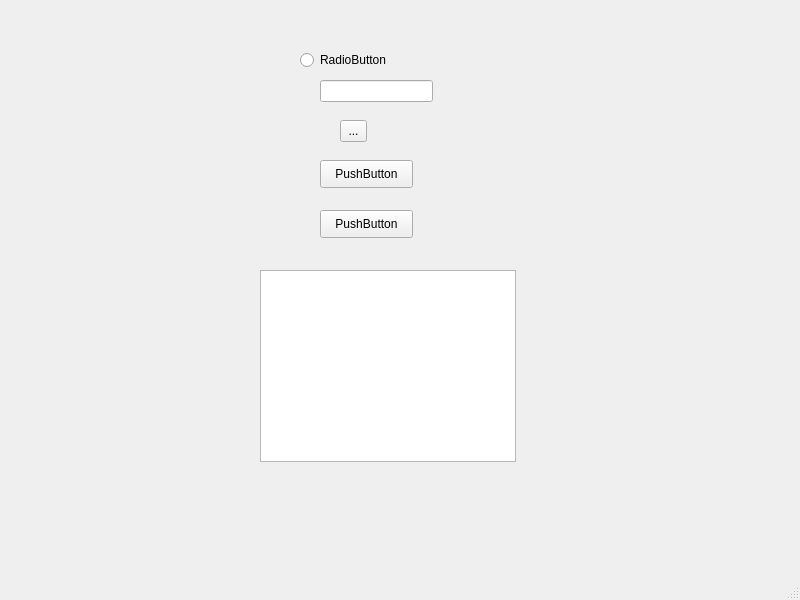
<?xml version="1.0" encoding="UTF-8"?>
<ui version="4.0">
 <class>MainWindow</class>
 <widget class="QMainWindow" name="MainWindow">
  <property name="geometry">
   <rect>
    <x>0</x>
    <y>0</y>
    <width>800</width>
    <height>600</height>
   </rect>
  </property>
  <property name="windowTitle">
   <string>MainWindow</string>
  </property>
  <widget class="QWidget" name="centralwidget">
   <widget class="QPushButton" name="pushButton">
    <property name="geometry">
     <rect>
      <x>320</x>
      <y>160</y>
      <width>93</width>
      <height>28</height>
     </rect>
    </property>
    <property name="text">
     <string>PushButton</string>
    </property>
   </widget>
   <widget class="QToolButton" name="toolButton">
    <property name="geometry">
     <rect>
      <x>340</x>
      <y>120</y>
      <width>27</width>
      <height>22</height>
     </rect>
    </property>
    <property name="text">
     <string>...</string>
    </property>
   </widget>
   <widget class="QPushButton" name="pushButton_2">
    <property name="geometry">
     <rect>
      <x>320</x>
      <y>210</y>
      <width>93</width>
      <height>28</height>
     </rect>
    </property>
    <property name="text">
     <string>PushButton</string>
    </property>
   </widget>
   <widget class="QListView" name="listView">
    <property name="geometry">
     <rect>
      <x>260</x>
      <y>270</y>
      <width>256</width>
      <height>192</height>
     </rect>
    </property>
   </widget>
   <widget class="QRadioButton" name="radioButton">
    <property name="geometry">
     <rect>
      <x>300</x>
      <y>50</y>
      <width>95</width>
      <height>20</height>
     </rect>
    </property>
    <property name="text">
     <string>RadioButton</string>
    </property>
   </widget>
   <widget class="QLineEdit" name="lineEdit">
    <property name="geometry">
     <rect>
      <x>320</x>
      <y>80</y>
      <width>113</width>
      <height>22</height>
     </rect>
    </property>
   </widget>
  </widget>
  <widget class="QMenuBar" name="menubar">
   <property name="geometry">
    <rect>
     <x>0</x>
     <y>0</y>
     <width>800</width>
     <height>26</height>
    </rect>
   </property>
  </widget>
  <widget class="QStatusBar" name="statusbar"/>
 </widget>
 <resources/>
 <connections/>
</ui>
